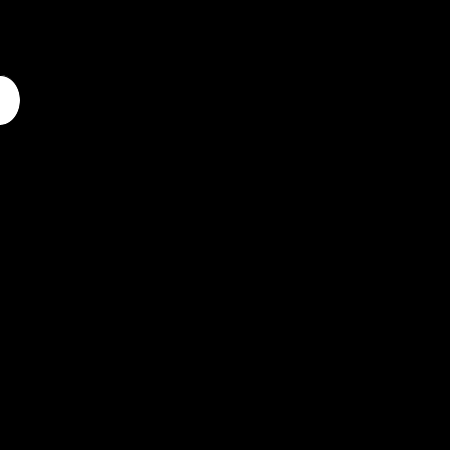
Frame 1 (no input)
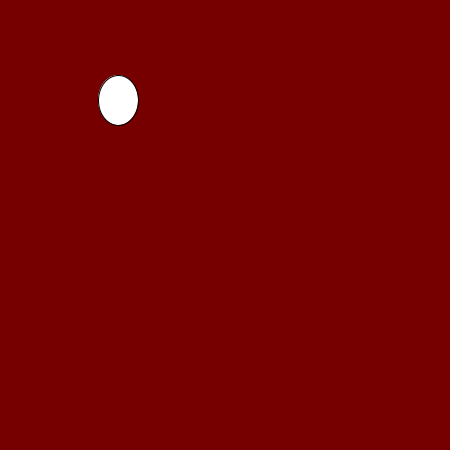
Frame 60 (the mouse pressed at the canvas centre just before this capture)
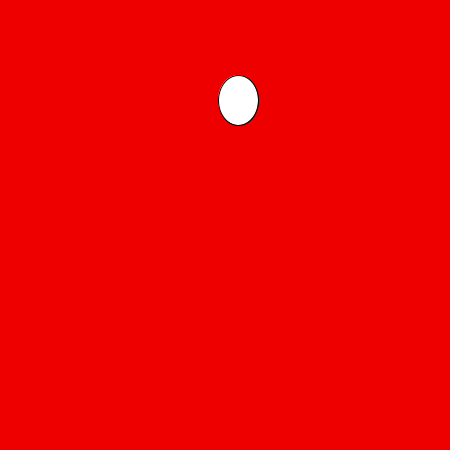
Frame 120 (the mouse held since frame 60 and released just before this capture)

The Processing sketch that drew these frames (run headless with seeded random() and noise(); from frame 60 on, the mouse is pressed at the canvas centre):

// Processing sketch: ejemplo2
// ── ejemplo2.pde
int x;
void setup(){
  size(450,450);
}

void draw(){
  background(x,0,0);
  ellipse(x,100,40,50);
  x=x+2;
}
